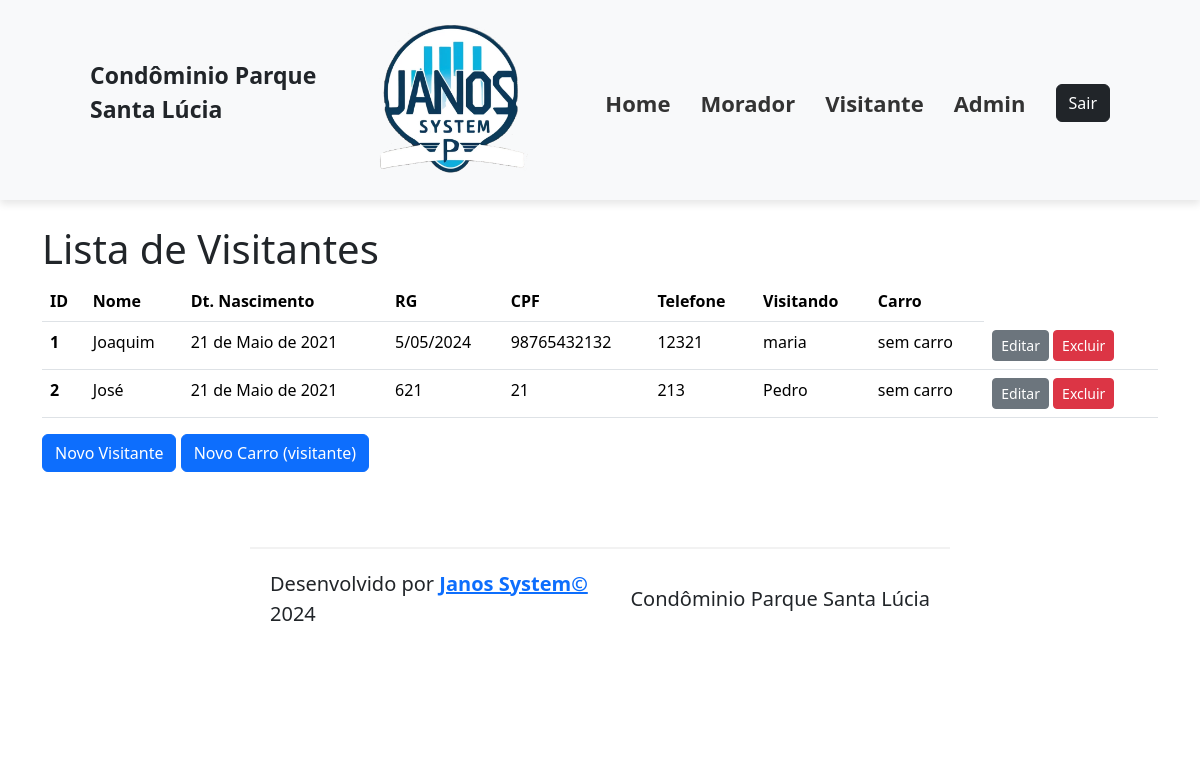
Page /visitantes-lista/ on the committed database.
### cadastros/models.py (models this page shows, shortened)
class Visitante(models.Model):
    morador = models.ForeignKey(Morador, on_delete=models.DO_NOTHING)  # rever esse parametro
    nome = models.CharField(verbose_name="Nome", max_length=50, null=False, blank=False)
    dt_nasto = models.DateField(verbose_name="Data de Nascimento", null=False, blank=False)
    doc_rg = models.CharField(verbose_name="RG", max_length=9, null=False, blank=False)
    doc_cpf = models.CharField(verbose_name="CPF", max_length=11, null=False, blank=False)
    telefone = models.CharField(verbose_name="Telefone", max_length=8, null=False, blank=False)

class Morador(models.Model):
    apartamento = models.ForeignKey(Apartamento, on_delete=models.CASCADE)
    nome = models.CharField(verbose_name="Nome", max_length=50, null=False, blank=False)
    dt_nasto = models.DateField(verbose_name="Data de Nascimento", null=False, blank=False)
    doc_rg = models.CharField(verbose_name="RG", max_length=9, null=False, blank=False)
    doc_cpf = models.CharField(verbose_name="CPF", max_length=11, null=False, blank=False)
    def __str__(self):
        return f"{self.nome}"

### cadastros/views.py (the view)
# urls.py: path("visitantes-lista/", VisitanteListView.as_view(), name="visitantes_lista"),
class VisitanteListView(ListView):
    model = Visitante

### cadastros/Templates/cadastros/visitante_list.html (shortened to what this page needs)
{% extends 'base.html' %}
{% load static %}
{% block content %}
    <h1> Lista de Visitantes </h1>
    {% if visitante_list %}
        <table class="table">
          <thead>
            <tr>
              <th scope="col">ID</th>
              <th scope="col">Nome</th>
              <th scope="col">Dt. Nascimento</th>
              <th scope="col">RG</th>
              <th scope="col">CPF</th>
              <th scope="col">Telefone</th>
              <th scope="col">Visitando</th>
              <th scope="col">Carro</th>
            </tr>
          </thead>
          <tbody>
            {% for visitante in visitante_list %}
                <tr>
                    <th scope="row">{{ visitante.pk }}</th>
                    <td>{{visitante.nome}}</td>
                    <td>{{visitante.dt_nasto}}</td>
                    <td>{{visitante.doc_rg}}</td>
                    <td>{{visitante.doc_cpf}}</td>
                    <td>{{visitante.telefone}}</td>
                    <td>{{visitante.morador}}</td>
                    <td>{{visitante.carro|default:"sem carro"}}</td>
                    <td>
                        <a href="{% url 'visitantes_edicao' pk=visitante.pk %}"
                           class="btn btn-secondary btn-sm">Editar</a>
                        <a href="{% url 'visitantes_exclusao' pk=visitante.pk %}" class="btn btn-danger btn-sm">Excluir</a>
                    </td>
                </tr>
            {% endfor %}
          </tbody>
        </table>
    {% else %}
        <p>Não há visitantes cadastrados</p>
    {% endif %}
    <a href="{% url 'visitantes_cadastro' %} " class="btn btn-primary">Novo Visitante</a>
    <a href="{% url 'carros_cadastro' %}" class="btn btn-primary">Novo Carro (visitante)</a>
{% endblock content %}

### rows in the picture
Visitante: pk "1", nome "Joaquim", dt_nasto "21 de Maio de 2021", doc_rg "5/05/2024", doc_cpf "98765432132", telefone "12321", morador "maria", carro "sem carro"
Visitante: pk "2", nome "José", dt_nasto "21 de Maio de 2021", doc_rg "621", doc_cpf "21", telefone "213", morador "Pedro", carro "sem carro"
